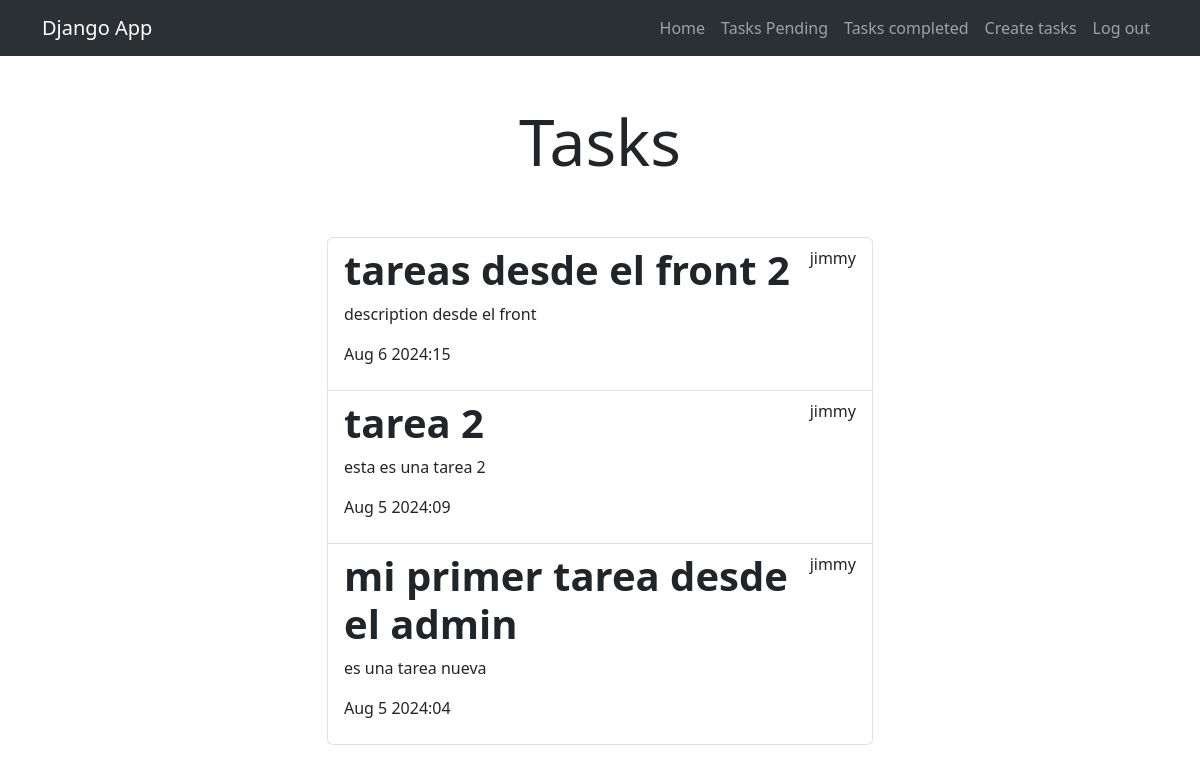
Screenshot of /tasks-completed/ (signed in) with the database file from the repository.
### tasks/models.py (models this page shows, shortened)
class Task(models.Model):
    title = models.CharField(max_length=100)
    description = models.TextField(blank=True )
    created = models.DateTimeField(auto_now_add=True)
    datecompleted = models.DateTimeField(null=True, blank=True)
    important = models.BooleanField(default=False)
    user = models.ForeignKey(User, on_delete=models.CASCADE)

### tasks/views.py (the view)
# urls.py: path('tasks-completed/', views.tasks_completed, name='tasks_completed'),
@login_required
def tasks_completed(request):
    tasks = Task.objects.filter(user = request.user, datecompleted__isnull=False).order_by("-datecompleted")
    return render(request, 'tasks.html', {'tasks' : tasks})

### tasks/templates/tasks.html
{% extends "base.html" %} {% block content %}
<main class="container">
  <div class="row">
    <div class="col-md-6 offset-md-3">
      <h1 class = "text-center display-3 py-5">Tasks</h1>
      <ul class="list-group">
        {% for task in tasks %}
        <a class="list-group-item" href="{% url 'task_detail' task.id %}">
          <header class="d-flex justify-content-between">
            {% if task.important %}
            <h1 class="fw-bold text-success">{{task.title}}</h1>
            {% else %}
            <h1 class="fw-bold">
              {{task.title}}
            </h1>  {% endif %}
            <p>{{task.user.username}}</p>
          </header>
          <p>{{task.description}}</p>
          <p>{{task.datecompleted|date:"M j Y:i"}}</p>
        </a>
        {% endfor %}
      </ul>
    </div>
  </div>
</main>
{% endblock %}

### rows the page displays
Task: title "tareas desde el front 2", user.username "jimmy", description "description desde el front", datecompleted "Aug 6 2024:15"
Task: title "tarea 2", user.username "jimmy", description "esta es una tarea 2", datecompleted "Aug 5 2024:09"
Task: title "mi primer tarea desde el admin", user.username "jimmy", description "es una tarea nueva", datecompleted "Aug 5 2024:04"
